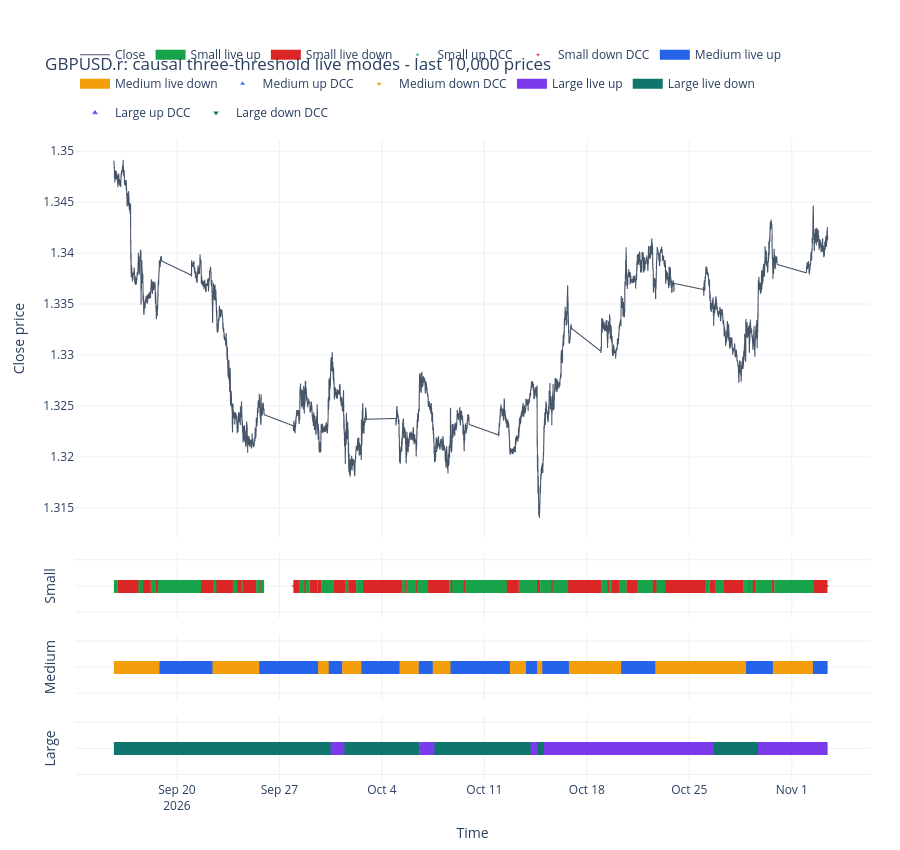

The cell this chart's notebook holds for it:
### Code cell
mode_ribbons = plot_three_threshold_modes(
    prices=prices,
    mode_frame=mode_frame,
    n_prices=N_PRICES,
)
mode_ribbons.show()

### Figure 1 — Plotly figure (JSON) as saved in the notebook; plotly's stock layout.template omitted (floating-point values rounded to 4 significant figures; data arrays with more than 128 entries replaced by an {"elided": "..."} marker saying what was removed)
{"data": [{"hovertemplate": "time=%{x}<br>close=%{y:.5f}<extra></extra>", "line": {"color": "#475569", "width": 1.1}, "mode": "lines", "name": "Close", "x": {"elided": "10000 str values"}, "y": {"elided": "10000 float values"}, "type": "scattergl", "xaxis": "x", "yaxis": "y"}, {"connectgaps": false, "hovertemplate": "Small live mode=up<br>time=%{x}<extra></extra>", "legendgroup": "three_small_up_mode", "line": {"color": "#16a34a", "width": 13}, "mode": "lines", "name": "Small live up", "x": {"elided": "10000 str values"}, "y": {"elided": "10000 float values"}, "type": "scattergl", "xaxis": "x2", "yaxis": "y2"}, {"connectgaps": false, "hovertemplate": "Small live mode=down<br>time=%{x}<extra></extra>", "legendgroup": "three_small_down_mode", "line": {"color": "#dc2626", "width": 13}, "mode": "lines", "name": "Small live down", "x": {"elided": "10000 str values"}, "y": {"elided": "10000 float values"}, "type": "scattergl", "xaxis": "x2", "yaxis": "y2"}, {"hovertemplate": "Small up DCC<br>time=%{x}<extra></extra>", "legendgroup": "three_small_up_dcc", "marker": {"color": "#16a34a", "line": {"color": "white", "width": 0.6}, "size": 4, "symbol": "triangle-up"}, "mode": "markers", "name": "Small up DCC", "x": ["2026-09-17T08:50:00+02:00", "2026-09-17T14:10:00+02:00", "2026-09-18T05:30:00+02:00", "2026-09-18T16:50:00+02:00", "2026-09-22T11:35:00+02:00", "2026-09-23T19:45:00+02:00", "2026-09-24T09:45:00+02:00", "2026-09-25T10:00:00+02:00", "2026-09-25T18:05:00+02:00", "2026-09-28T09:30:00+02:00", "2026-09-28T18:25:00+02:00", "2026-09-29T14:00:00+02:00", "2026-09-29T20:35:00+02:00", "2026-10-01T12:30:00+02:00", "2026-10-02T05:55:00+02:00", "2026-10-05T09:35:00+02:00", "2026-10-05T16:55:00+02:00", "2026-10-06T09:35:00+02:00", "2026-10-08T14:25:00+02:00", "2026-10-08T19:25:00+02:00", "2026-10-09T17:25:00+02:00", "2026-10-13T08:45:00+02:00", "2026-10-14T19:20:00+02:00", "2026-10-15T15:55:00+02:00", "2026-10-19T00:10:00+02:00", "2026-10-19T13:05:00+02:00", "2026-10-20T04:45:00+02:00", "2026-10-21T10:30:00+02:00", "2026-10-22T18:00:00+02:00", "2026-10-26T03:15:00+02:00", "2026-10-26T19:15:00+02:00", "2026-10-28T17:00:00+02:00", "2026-10-28T20:40:00+02:00", "2026-10-29T03:20:00+02:00", "2026-10-29T13:05:00+02:00", "2026-10-29T16:05:00+02:00", "2026-10-30T19:10:00+02:00", "2026-11-03T10:05:00+02:00"], "y": [1.0, 1.0, 1.0, 1.0, 1.0, 1.0, 1.0, 1.0, 1.0, 1.0, 1.0, 1.0, 1.0, 1.0, 1.0, 1.0, 1.0, 1.0, 1.0, 1.0, 1.0, 1.0, 1.0, 1.0, 1.0, 1.0, 1.0, 1.0, 1.0, 1.0, 1.0, 1.0, 1.0, 1.0, 1.0, 1.0, 1.0, 1.0], "type": "scatter", "xaxis": "x2", "yaxis": "y2"}, {"hovertemplate": "Small down DCC<br>time=%{x}<extra></extra>", "legendgroup": "three_small_down_dcc", "marker": {"color": "#dc2626", "line": {"color": "white", "width": 0.6}, "size": 4, "symbol": "triangle-down"}, "mode": "markers", "name": "Small down DCC", "x": ["2026-09-15T23:00:00+02:00", "2026-09-17T13:00:00+02:00", "2026-09-17T16:25:00+02:00", "2026-09-18T13:35:00+02:00", "2026-09-21T16:00:00+02:00", "2026-09-22T16:45:00+02:00", "2026-09-24T02:45:00+02:00", "2026-09-24T11:40:00+02:00", "2026-09-25T17:05:00+02:00", "2026-09-27T23:00:00+02:00", "2026-09-28T16:50:00+02:00", "2026-09-29T02:05:00+02:00", "2026-09-29T14:55:00+02:00", "2026-09-30T16:25:00+02:00", "2026-10-01T16:50:00+02:00", "2026-10-02T17:20:00+02:00", "2026-10-05T15:10:00+02:00", "2026-10-06T08:10:00+02:00", "2026-10-07T03:55:00+02:00", "2026-10-08T17:10:00+02:00", "2026-10-09T14:05:00+02:00", "2026-10-12T12:45:00+02:00", "2026-10-14T14:30:00+02:00", "2026-10-15T14:10:00+02:00", "2026-10-16T17:25:00+02:00", "2026-10-19T09:55:00+02:00", "2026-10-19T17:15:00+02:00", "2026-10-20T17:10:00+02:00", "2026-10-22T12:05:00+02:00", "2026-10-23T09:00:00+02:00", "2026-10-26T09:40:00+02:00", "2026-10-27T07:20:00+02:00", "2026-10-28T20:20:00+02:00", "2026-10-29T02:15:00+02:00", "2026-10-29T08:05:00+02:00", "2026-10-29T15:15:00+02:00", "2026-10-30T15:45:00+02:00", "2026-11-02T12:00:00+02:00"], "y": [1.0, 1.0, 1.0, 1.0, 1.0, 1.0, 1.0, 1.0, 1.0, 1.0, 1.0, 1.0, 1.0, 1.0, 1.0, 1.0, 1.0, 1.0, 1.0, 1.0, 1.0, 1.0, 1.0, 1.0, 1.0, 1.0, 1.0, 1.0, 1.0, 1.0, 1.0, 1.0, 1.0, 1.0, 1.0, 1.0, 1.0, 1.0], "type": "scatter", "xaxis": "x2", "yaxis": "y2"}, {"connectgaps": false, "hovertemplate": "Medium live mode=up<br>time=%{x}<extra></extra>", "legendgroup": "three_medium_up_mode", "line": {"color": "#2563eb", "width": 13}, "mode": "lines", "name": "Medium live up", "x": {"elided": "10000 str values"}, "y": {"elided": "10000 float values"}, "type": "scattergl", "xaxis": "x3", "yaxis": "y3"}, {"connectgaps": false, "hovertemplate": "Medium live mode=down<br>time=%{x}<extra></extra>", "legendgroup": "three_medium_down_mode", "line": {"color": "#f59e0b", "width": 13}, "mode": "lines", "name": "Medium live down", "x": {"elided": "10000 str values"}, "y": {"elided": "10000 float values"}, "type": "scattergl", "xaxis": "x3", "yaxis": "y3"}, {"hovertemplate": "Medium up DCC<br>time=%{x}<extra></extra>", "legendgroup": "three_medium_up_dcc", "marker": {"color": "#2563eb", "line": {"color": "white", "width": 0.6}, "size": 5, "symbol": "triangle-up"}, "mode": "markers", "name": "Medium up DCC", "x": ["2026-09-18T19:10:00+02:00", "2026-09-25T15:05:00+02:00", "2026-09-30T09:00:00+02:00", "2026-10-02T14:25:00+02:00", "2026-10-06T12:25:00+02:00", "2026-10-08T16:30:00+02:00", "2026-10-13T20:05:00+02:00", "2026-10-14T22:55:00+02:00", "2026-10-20T08:15:00+02:00", "2026-10-28T20:40:00+02:00", "2026-11-02T10:35:00+02:00"], "y": [1.0, 1.0, 1.0, 1.0, 1.0, 1.0, 1.0, 1.0, 1.0, 1.0, 1.0], "type": "scatter", "xaxis": "x3", "yaxis": "y3"}, {"hovertemplate": "Medium down DCC<br>time=%{x}<extra></extra>", "legendgroup": "three_medium_down_dcc", "marker": {"color": "#f59e0b", "line": {"color": "white", "width": 0.6}, "size": 5, "symbol": "triangle-down"}, "mode": "markers", "name": "Medium down DCC", "x": ["2026-09-22T10:20:00+02:00", "2026-09-29T15:30:00+02:00", "2026-10-01T07:00:00+02:00", "2026-10-05T04:55:00+02:00", "2026-10-07T11:30:00+02:00", "2026-10-12T17:50:00+02:00", "2026-10-14T14:35:00+02:00", "2026-10-16T18:35:00+02:00", "2026-10-22T16:30:00+02:00", "2026-10-30T17:00:00+02:00"], "y": [1.0, 1.0, 1.0, 1.0, 1.0, 1.0, 1.0, 1.0, 1.0, 1.0], "type": "scatter", "xaxis": "x3", "yaxis": "y3"}, {"connectgaps": false, "hovertemplate": "Large live mode=up<br>time=%{x}<extra></extra>", "legendgroup": "three_large_up_mode", "line": {"color": "#7c3aed", "width": 13}, "mode": "lines", "name": "Large live up", "x": {"elided": "10000 str values"}, "y": {"elided": "10000 float values"}, "type": "scattergl", "xaxis": "x4", "yaxis": "y4"}, {"connectgaps": false, "hovertemplate": "Large live mode=down<br>time=%{x}<extra></extra>", "legendgroup": "three_large_down_mode", "line": {"color": "#0f766e", "width": 13}, "mode": "lines", "name": "Large live down", "x": {"elided": "10000 str values"}, "y": {"elided": "10000 float values"}, "type": "scattergl", "xaxis": "x4", "yaxis": "y4"}, {"hovertemplate": "Large up DCC<br>time=%{x}<extra></extra>", "legendgroup": "three_large_up_dcc", "marker": {"color": "#7c3aed", "line": {"color": "white", "width": 0.6}, "size": 6, "symbol": "triangle-up"}, "mode": "markers", "name": "Large up DCC", "x": ["2026-09-30T12:00:00+02:00", "2026-10-06T13:15:00+02:00", "2026-10-14T03:50:00+02:00", "2026-10-15T01:40:00+02:00", "2026-10-29T16:50:00+02:00"], "y": [1.0, 1.0, 1.0, 1.0, 1.0], "type": "scatter", "xaxis": "x4", "yaxis": "y4"}, {"hovertemplate": "Large down DCC<br>time=%{x}<extra></extra>", "legendgroup": "three_large_down_dcc", "marker": {"color": "#0f766e", "line": {"color": "white", "width": 0.6}, "size": 6, "symbol": "triangle-down"}, "mode": "markers", "name": "Large down DCC", "x": ["2026-10-01T10:35:00+02:00", "2026-10-07T14:10:00+02:00", "2026-10-14T15:00:00+02:00", "2026-10-26T15:55:00+02:00"], "y": [1.0, 1.0, 1.0, 1.0], "type": "scatter", "xaxis": "x4", "yaxis": "y4"}], "layout": {"xaxis": {"anchor": "y", "domain": [0.0, 1.0], "matches": "x4", "showticklabels": false}, "yaxis": {"anchor": "x", "domain": [0.3803, 1.0], "title": {"text": "Close price"}}, "xaxis2": {"anchor": "y2", "domain": [0.0, 1.0], "matches": "x4", "showticklabels": false}, "yaxis2": {"anchor": "x2", "domain": [0.2535, 0.3553], "title": {"text": "Small"}, "range": [0.75, 1.25], "showticklabels": false}, "xaxis3": {"anchor": "y3", "domain": [0.0, 1.0], "matches": "x4", "showticklabels": false}, "yaxis3": {"anchor": "x3", "domain": [0.1268, 0.2285], "title": {"text": "Medium"}, "range": [0.75, 1.25], "showticklabels": false}, "xaxis4": {"anchor": "y4", "domain": [0.0, 1.0], "title": {"text": "Time"}}, "yaxis4": {"anchor": "x4", "domain": [0.0, 0.1018], "title": {"text": "Large"}, "range": [0.75, 1.25], "showticklabels": false}, "legend": {"orientation": "h", "yanchor": "bottom", "y": 1.02, "xanchor": "left", "x": 0.0}, "margin": {"l": 75, "r": 30, "t": 140, "b": 60}, "title": {"text": "GBPUSD.r: causal three-threshold live modes - last 10,000 prices"}, "height": 850, "hovermode": "x unified"}}
